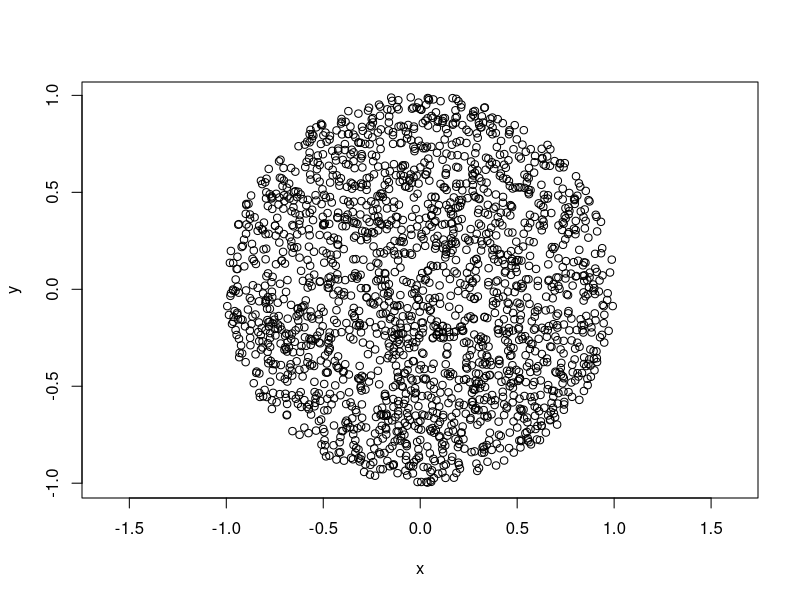

Write R code to recreate this figure.
rm(list = ls())
# ###############################
# Random circle, given          #
#   - center x and y            #
#   - radius r                  #
# ###############################
rand.circle <-
  function(   npoints = 1000
              , cx = -1
              , cy = -1
  ) {
    r_circle <-
      data.frame(x = ,
                 y = )
    return(r_circle)
  }

# Samuele
# 
rand.circle_samuele <-function(npoints,cx,cy,r){
  x_tot <- vector(mode="numeric", length=npoints)
  y_tot <- vector(mode="numeric", length=npoints)
  i <- 0
  while(i<npoints){
    x_r <- runif(1, min=cx-r, max=cx+r)
    y_r <- runif(1, min=cy-r, max=cy+r)
    if((x_r-cx)^2+(y_r-cy)^2<=r^2){
      x_tot[i] <- x_r
      y_tot[i] <- y_r
      i <- i+1
    }
  }
  r_circle <- data.frame("x"=x_tot, "y"=y_tot)
  return(r_circle)
}

rand.circle <-function(npoints = 1000, 
                       cx = 0,cy = 0, r = 1){
  npoints_adj <- npoints * 4 / pi * 1.1 # 1.1 multiplication 
                                        # factor for safety
  x_tot <- vector(mode="numeric", length=npoints_adj)
  y_tot <- vector(mode="numeric", length=npoints_adj)
  x_r <- runif(npoints_adj, min=cx-r, max=cx+r)
  y_r <- runif(npoints_adj, min=cy-r, max=cy+r)
  d <- sqrt((x_r - cx)^2 + (y_r - cy)^2)
#  d <= r # this is a vector of booleans
  x_tot <- x_r[d <= r] # filter will in general give more than 
                       # npoints, due to the multiplication factor
  y_tot <- y_r[d <= r]
#  print(length(x_tot))
  if (length(x_tot) < npoints)
    return(NULL)
  r_circle <- data.frame("x"=x_tot[1:npoints], # 1:npoints filters
                                   # the result to enforce the
                                   # required number of points
                         "y"=y_tot[1:npoints])
  return(r_circle)
}

rc <- rand.circle(2000, 0,0,1) 
print(nrow(rc))
plot(rc,asp = 1)

